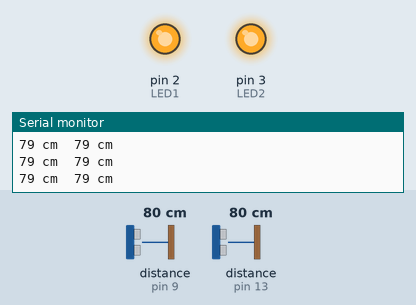
Simulated run of this sketch. Board: Arduino Uno, built with avr-gcc and run on an emulated ATmega328P. Shown: output pins drawn as LEDs (lit = HIGH), the last lines printed to the serial monitor. Wiring (inferred from the names in the program): 2 × ultrasonic range finder: trigger pin 8, echo pin 9 / trigger pin 12, echo pin 13. Inputs (shaded band) come from the test bench; at power-on: distance to the obstacle (sensors on pin 9, pin 13) 80 cm. The echo pulse lasts 58.3 µs per cm; pins used as bus, display or sensor lines are not drawn.

Above: at 1.2 s.
1.3 s: distance to the obstacle (sensor on pin 9) set to 18 cm
2.8 s: distance to the obstacle (sensor on pin 9) set to 14 cm
At 3.5 s:
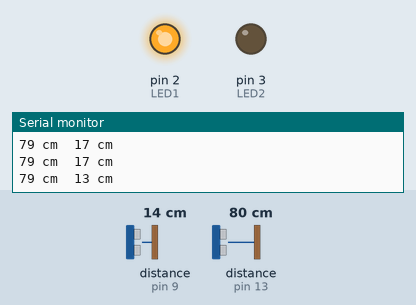
4.7 s: distance to the obstacle (sensor on pin 13) set to 2 cm
At 5.8 s:
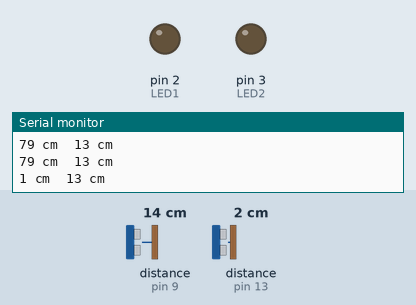
6.5 s: distance to the obstacle (sensor on pin 9) set to 35 cm
At 8.2 s:
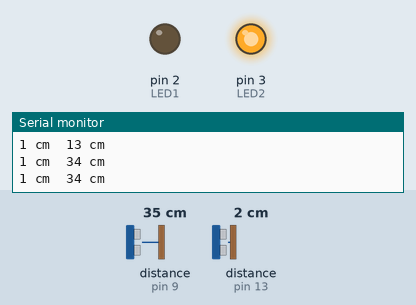
8.7 s: distance to the obstacle (sensor on pin 9) set to 2 cm
At 10.6 s:
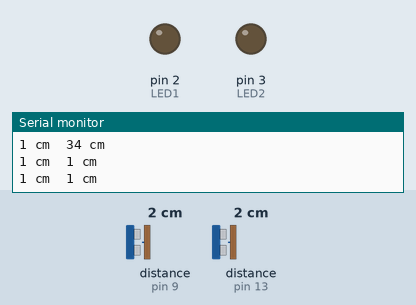
11.5 s: distance to the obstacle (sensor on pin 9) set to 60 cm
At 13.0 s:
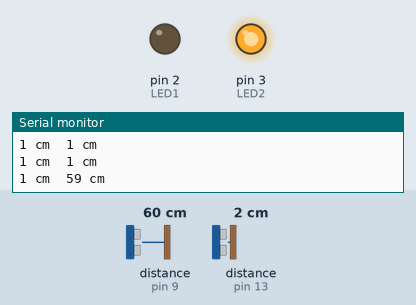
Timing chart, 0 to 14.5 s (numbered marks = the images above; inputs shaded):
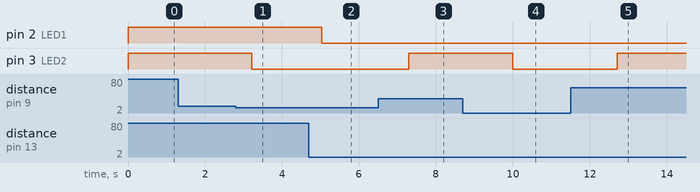

The sketch:

Parkiran_Kosong_Original_Code.ino
```cpp
#define trigPin1 12 //Set Trigger di Pin digital 12
#define echoPin1 13 //Set Echo di Pin digital 13
#define trigPin2 8 //Set Trigger di Pin digital 8
#define echoPin2 9 //Set Echo di Pin digital 9

int LED1 = 2;
int LED2 = 3;

void setup() {

  pinMode(trigPin1, OUTPUT); //Set pin Trigger1 sebagai output
  pinMode(echoPin1, INPUT); //Set pin Echo1 sebagai input
  pinMode(LED1, OUTPUT); //Set LED1 sebagai output
  pinMode(trigPin2, OUTPUT); //Set pin Trigger2 sebagai output
  pinMode(echoPin2, INPUT); //Set pin Echo2 sebagai input
  pinMode(LED2, OUTPUT); //Set LED2 sebagai output
  Serial.begin(9600);
}

void loop() {

  int duration, jarak;
  digitalWrite(trigPin1, LOW);
  delayMicroseconds(2);
  digitalWrite(trigPin1, HIGH);
  delayMicroseconds(10);
  digitalWrite(trigPin1, LOW);
  duration = pulseIn(echoPin1, HIGH);
  jarak = (duration / 2) / 29.1;

  int duration1, jarak1;
  digitalWrite(trigPin2, LOW);
  delayMicroseconds(2);
  digitalWrite(trigPin2, HIGH);
  delayMicroseconds(10);
  digitalWrite(trigPin2, LOW);
  duration1 = pulseIn(echoPin2, HIGH);
  jarak1 = (duration1 / 2) / 29.1;

  Serial.print(jarak);
  Serial.print(" cm  ");
  Serial.print(jarak1);
  Serial.println(" cm");

  if (jarak <= 15) { // Jarak (Cm) dapat anda sesuaikan
    digitalWrite(LED1, LOW); //LED1 mati
    delay(450); //Delay
  }
  else { //Jika jarak lebih dari yang ditentukan
    digitalWrite(LED1, HIGH); //LED1 hidup
  }

  if (jarak1 <= 15) { // Jarak (Cm) dapat anda sesuaikan
    digitalWrite(LED2, LOW); //LED2 mati
  } else {
    digitalWrite(LED2, HIGH); //LED2 hidup
  }
  delay(450); //Delay
}
```

Measured:
- the behaviour switches between 17 and 16 cm on distance to the obstacle (sensor on pin 9) (found by bisection; images 0 and 1)
- after the input at 2.8 s, pin 3 (LED2): HIGH → LOW after 0.42 s
- after the input at 4.7 s, pin 2 (LED1): HIGH → LOW after 0.34 s
- after the input at 6.5 s, pin 3 (LED2): LOW → HIGH after 0.80 s
- after the input at 8.7 s, pin 3 (LED2): HIGH → LOW after 1.3 s
- after the input at 11.5 s, pin 3 (LED2): LOW → HIGH after 1.2 s
